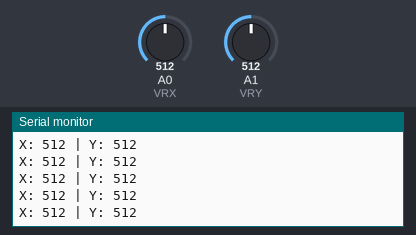
This sketch was run on a simulated Arduino Uno, built with avr-gcc and run on an emulated ATmega328P. On the bench: the last lines printed to the serial monitor. The inputs (shaded band) are chosen by the test bench; at power-on: A0 (VRX) = 512, A1 (VRY) = 512.

Above: at 1.2 s.
1.3 s: A0 (VRX) set to 716
At 1.32 s:
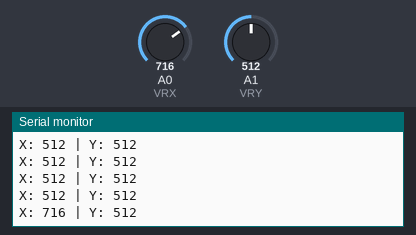
2.8 s: A1 (VRY) set to 716
At 2.8 s:
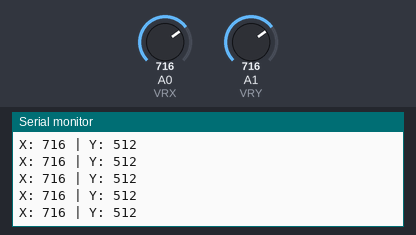
4.3 s: A0 (VRX) set to 900
At 4.32 s:
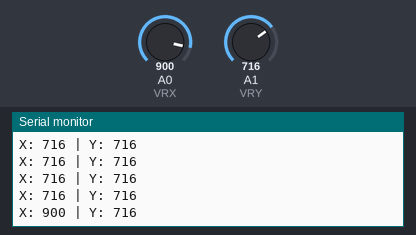
5.8 s: A1 (VRY) set to 900
At 5.8 s:
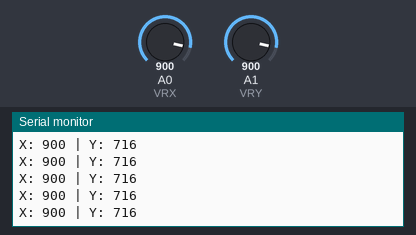
Timing chart, 0 to 8.3 s (numbered marks = the images above; inputs shaded):
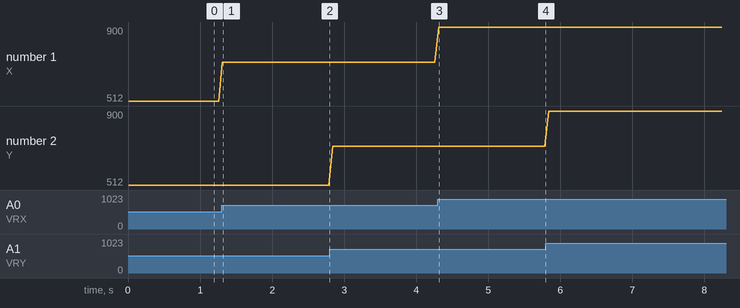

Measured:
- after the input at 1.3 s, the serial monitor: prints a new line at once (image 1)
- after the input at 4.3 s, the serial monitor: prints a new line at once (image 3)
- plotted number 1: 512 → 716 after the input at 1.3 s, 716 → 900 after the input at 4.3 s

The sketch:

joystick_sender.ino
```cpp
#include <SoftwareSerial.h>

#define BT_RX 10  // Arduino receives from HC-05 TXD
#define BT_TX 11  // Arduino sends to HC-05 RXD

SoftwareSerial bt(BT_RX, BT_TX); // RX, TX


#define VRX A0
#define VRY A1

void setup() {

  Serial.begin(38400);

  bt.begin(38400);
  Serial.println("Bluetooth joystick bridge ready");
}

void loop() {

  int xValue = analogRead(VRX); // 0-1023
  int yValue = analogRead(VRY); // 0-1023


  Serial.print("X: ");
  Serial.print(xValue);
  Serial.print(" | Y: ");
  Serial.println(yValue);


  bt.print("X:");
  bt.print(xValue);
  bt.print(",Y:");
  bt.println(yValue);


  delay(50);
}
```
